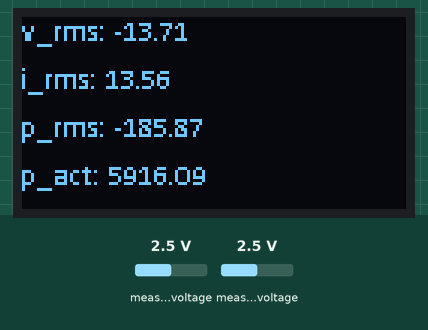
Simulated run of this sketch. Board: Arduino Uno, built with avr-gcc and run on an emulated ATmega328P. Shown: 128×64 one-colour display. Inputs (shaded band) come from the test bench; at power-on: measured voltage 2.5 V.

Above: at 1.8 s.
At 6.9 s:
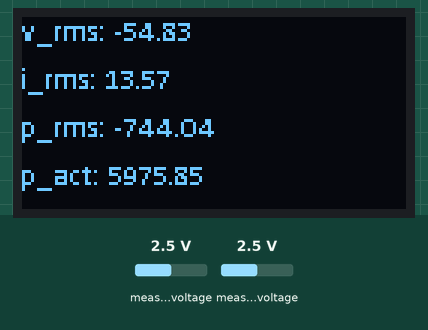
At 10.3 s:
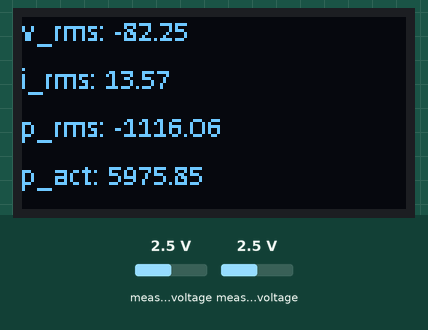
At 13.7 s:
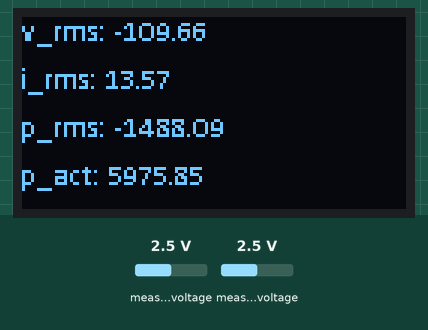
At 20.4 s:
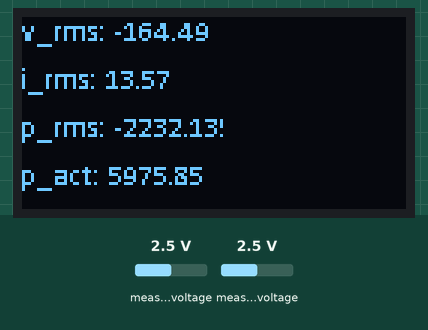
At 27.2 s:
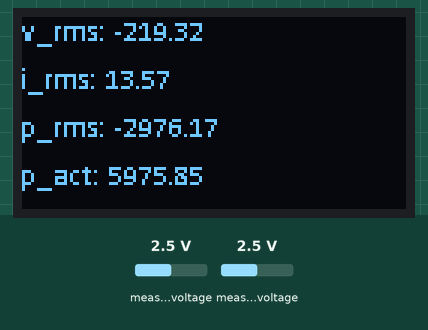

Measured:
- what the display in image 0 shows lasts 1.6 s, from 1.8 s to 3.4 s

The sketch:

medidor1_filtroMediaMovil.ino
```cpp
#include <Wire.h>
#include <Adafruit_ADS1015.h>
//***
#include "SSD1306Ascii.h"
#include "SSD1306AsciiAvrI2c.h"
#define I2C_ADDRESS 0x3C
SSD1306AsciiAvrI2c oled;
//***

#define ACOPLE_MUZZI 2.5
#define MUESTRAS 100

Adafruit_ADS1115 ads;
float vectorV[MUESTRAS], vectorI[MUESTRAS];
float v_rms, i_rms, p_rms, p_act, cos_phi;
unsigned long time_now = 0;
int period =2; //mSeg
int i=0;

#define N 16
float buf[N];
int ix;
float acc, vrms_acc;

void setup(void) {
  Wire.begin();
  oled.begin(&Adafruit128x64, I2C_ADDRESS);
  oled.setFont(Callibri10);
  oled.clear();

  Serial.begin(115200);
  // The ADC input range (or gain) can be changed via the following
  // functions, but be careful never to exceed VDD +0.3V max, or to
  // exceed the upper and lower limits if you adjust the input range!
  // Setting these values incorrectly may destroy your ADC!
  //                                                                ADS1015  ADS1115
  //                                                                -------  -------
  // ads.setGain(GAIN_TWOTHIRDS);  // 2/3x gain +/- 6.144V  1 bit = 3mV      0.1875mV (default)
  // ads.setGain(GAIN_ONE);        // 1x gain   +/- 4.096V  1 bit = 2mV      0.125mV
  // ads.setGain(GAIN_TWO);        // 2x gain   +/- 2.048V  1 bit = 1mV      0.0625mV
  // ads.setGain(GAIN_FOUR);       // 4x gain   +/- 1.024V  1 bit = 0.5mV    0.03125mV
  // ads.setGain(GAIN_EIGHT);      // 8x gain   +/- 0.512V  1 bit = 0.25mV   0.015625mV
  // ads.setGain(GAIN_SIXTEEN);    // 16x gain  +/- 0.256V  1 bit = 0.125mV  0.0078125mV
  ads.begin();

  inicializar_promedio_movil_2 (buf, &ix, N, &acc);;
}

void loop(void) {
  if(millis() >= time_now + period){
    time_now += period;
    vectorV[i] = (((float)ads.readADC_SingleEnded(2)*0.1875/1000) - 2.5)*30/0.172;
    vectorI[i] = (((float)ads.readADC_SingleEnded(0)*0.1875/1000) - 2.51)*1/0.185; //acs712 0A->2.51V
    i++;
  }

  if(i >= MUESTRAS){
    for(i=0;i<MUESTRAS;i++){

      v_rms += vectorV[i] * vectorV[i];
      i_rms += vectorI[i] * vectorI[i];
      p_act += vectorV[i] * vectorI[i];

    }
      v_rms /= MUESTRAS;
      v_rms = sqrt(v_rms);
      //Serial.println(v_rms);
      //Serial.println(((int)(v_rms*100)));
      v_rms = (float)((int)(v_rms*100))/100;

      vrms_acc = promedio_movil_2 (v_rms, buf, &ix, N, &acc);

      //Serial.println(v_rms);

      i_rms /= MUESTRAS;
      i_rms = sqrt(i_rms);
      //Serial.println(i_rms);
      //Serial.println(((int)(i_rms*100)));
      i_rms = (float)((int)(i_rms*100))/100;
      //Serial.println(i_rms);

      p_rms = vrms_acc*i_rms;
      p_act = p_act/MUESTRAS;
      cos_phi = p_act/p_rms;


    oled.setCursor(0, 0 );
    oled.print("v_rms: ");
    oled.println(vrms_acc);
    oled.print("i_rms: ");
    oled.println(i_rms);
    oled.print("p_rms: ");
    oled.println(p_rms);
    oled.print("p_act: ");
    oled.println(p_act);
    //oled.print("cos phi: ");
    //oled.println(cos_phi);
      i=0;

    //while(1){}
  }

}

void inicializar_promedio_movil_2 (float *buffer, int *ix, int len, float *acc)
{
  int i;
  *ix = 0;
  *acc = 0;
  for (i = 0; i < len; i++)
    buffer[i] = 0;
}

float promedio_movil_2 (float x, float *buffer, int *ix, int len, float *acc)
{
  *acc += x - buffer[*ix];
  buffer[*ix] = x;
  if (++*ix == len)
    *ix = 0;
  return *acc / len;
}
```
